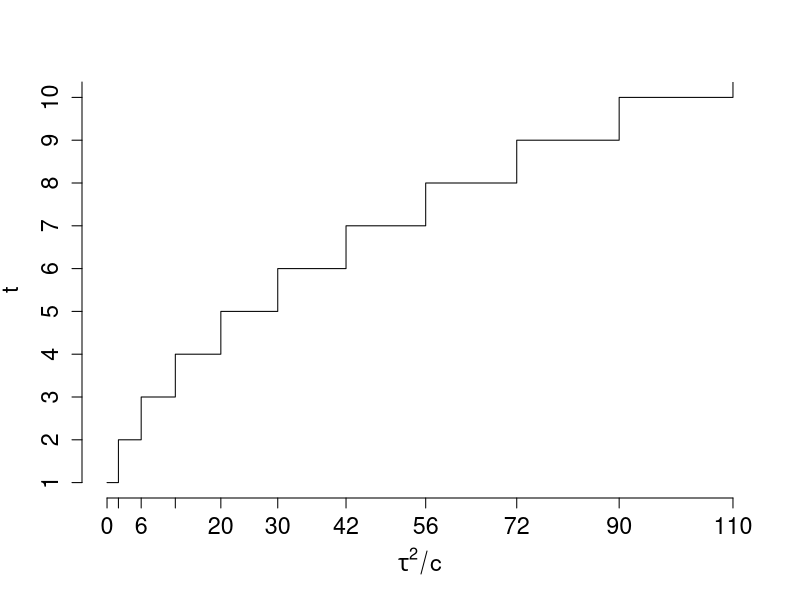

This figure's R source:
#######################################################
#              Figure 7
#######################################################

i <- 0:10
plot(i*(i+1),i+1,type="s",axes=F,ylim=c(1,10),
     xlab=expression(tau^2/c),ylab=expression(t),cex.lab=1.4)
axis(2,at=i+1,cex.axis=1.4)
axis(1,at=i*(i+1),cex.axis=1.4)

